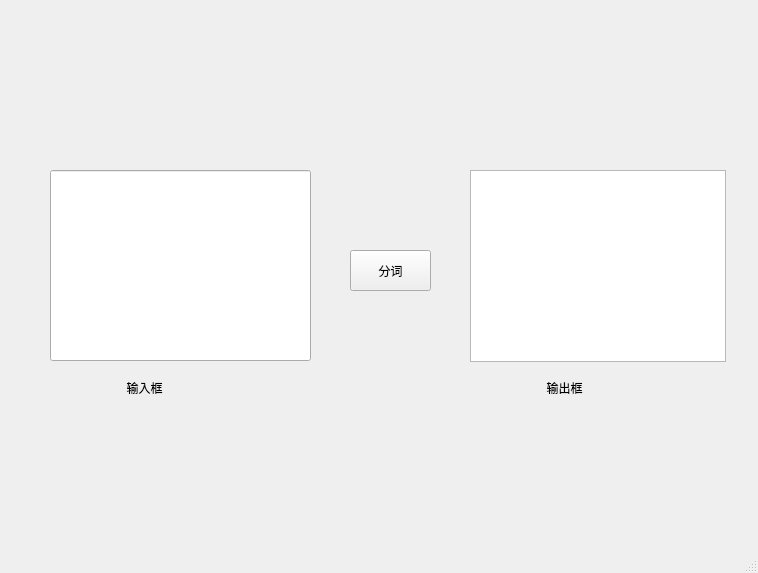
<?xml version="1.0" encoding="UTF-8"?>
<ui version="4.0">
 <class>MainWindow</class>
 <widget class="QMainWindow" name="MainWindow">
  <property name="geometry">
   <rect>
    <x>0</x>
    <y>0</y>
    <width>758</width>
    <height>573</height>
   </rect>
  </property>
  <property name="windowTitle">
   <string>MainWindow</string>
  </property>
  <widget class="QWidget" name="centralwidget">
   <widget class="QPushButton" name="pushButton">
    <property name="geometry">
     <rect>
      <x>350</x>
      <y>250</y>
      <width>81</width>
      <height>41</height>
     </rect>
    </property>
    <property name="text">
     <string>分词</string>
    </property>
   </widget>
   <widget class="QTextBrowser" name="textBrowser_2">
    <property name="geometry">
     <rect>
      <x>470</x>
      <y>170</y>
      <width>256</width>
      <height>192</height>
     </rect>
    </property>
    <property name="html">
     <string>&lt;!DOCTYPE HTML PUBLIC &quot;-//W3C//DTD HTML 4.0//EN&quot; &quot;http://www.w3.org/TR/REC-html40/strict.dtd&quot;&gt;
&lt;html&gt;&lt;head&gt;&lt;meta name=&quot;qrichtext&quot; content=&quot;1&quot; /&gt;&lt;style type=&quot;text/css&quot;&gt;
p, li { white-space: pre-wrap; }
&lt;/style&gt;&lt;/head&gt;&lt;body style=&quot; font-family:'SimSun'; font-size:9pt; font-weight:400; font-style:normal;&quot;&gt;
&lt;p align=&quot;center&quot; style=&quot;-qt-paragraph-type:empty; margin-top:0px; margin-bottom:0px; margin-left:0px; margin-right:0px; -qt-block-indent:0; text-indent:0px;&quot;&gt;&lt;br /&gt;&lt;/p&gt;&lt;/body&gt;&lt;/html&gt;</string>
    </property>
   </widget>
   <widget class="QLabel" name="label">
    <property name="geometry">
     <rect>
      <x>110</x>
      <y>380</y>
      <width>101</width>
      <height>16</height>
     </rect>
    </property>
    <property name="text">
     <string>     输入框</string>
    </property>
   </widget>
   <widget class="QLabel" name="label_2">
    <property name="geometry">
     <rect>
      <x>530</x>
      <y>380</y>
      <width>101</width>
      <height>16</height>
     </rect>
    </property>
    <property name="text">
     <string>     输出框</string>
    </property>
   </widget>
   <widget class="QLineEdit" name="lineEdit">
    <property name="geometry">
     <rect>
      <x>50</x>
      <y>170</y>
      <width>261</width>
      <height>191</height>
     </rect>
    </property>
   </widget>
   <zorder>lineEdit</zorder>
   <zorder>pushButton</zorder>
   <zorder>textBrowser_2</zorder>
   <zorder>label</zorder>
   <zorder>label_2</zorder>
  </widget>
  <widget class="QStatusBar" name="statusbar"/>
 </widget>
 <resources/>
 <connections/>
</ui>
